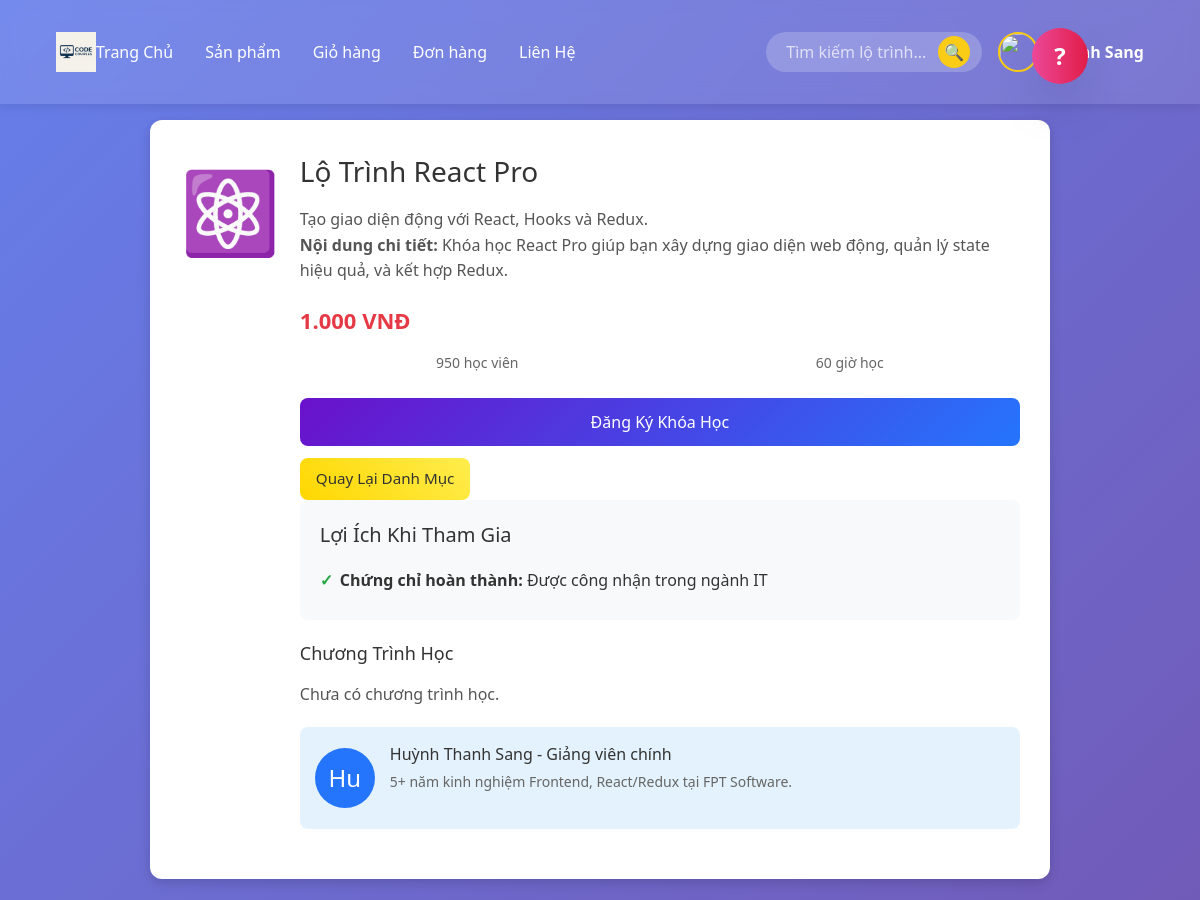
/course-detail.php?id=2 (signed in, upper part), run on an earlier commit of the app's database.
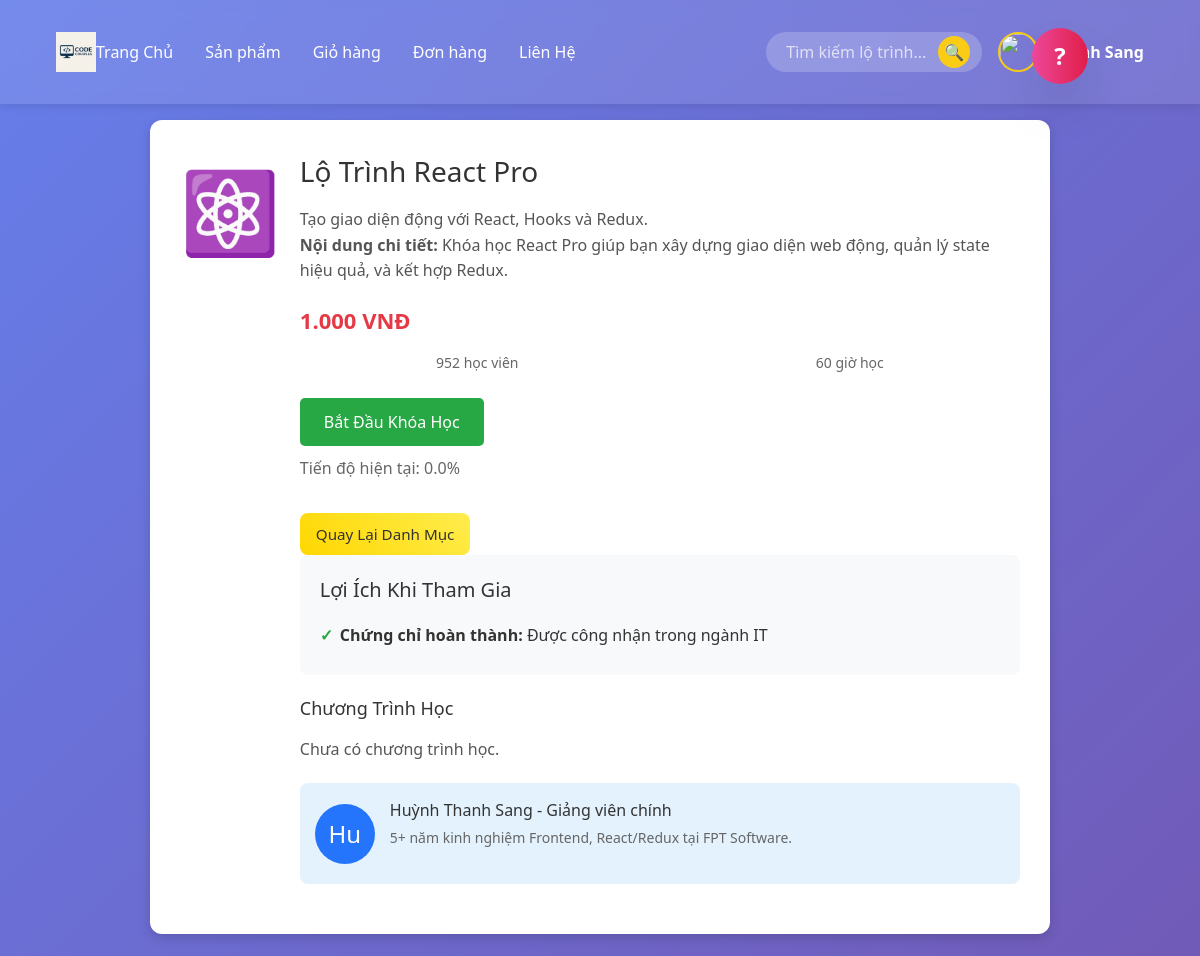
And on a later commit of the database.
### tables this page shows
CREATE TABLE `course_details` (
  `id` int(11) NOT NULL,
  `ma_khoa_hoc` int(11) NOT NULL,
  `mo_ta_day_du` text NOT NULL,
  `ten_giang_vien` varchar(255) NOT NULL,
  `gioi_thieu_giang_vien` text NOT NULL,
  `loi_ich` text NOT NULL,
  `ngay_tao` timestamp NOT NULL DEFAULT current_timestamp(),
  `ngay_cap_nhat` timestamp NOT NULL DEFAULT current_timestamp() ON UPDATE current_timestamp()
);

CREATE TABLE `courses` (
  `id` int(11) NOT NULL,
  `ten_khoa_hoc` varchar(255) NOT NULL,
  `mo_ta` text DEFAULT NULL,
  `gia` decimal(10,2) NOT NULL,
  `so_hoc_vien` int(11) DEFAULT 0,
  `so_gio_hoc` int(11) DEFAULT 0,
  `danh_muc` varchar(100) DEFAULT NULL,
  `bieu_tuong` varchar(10) DEFAULT NULL,
  `anh_dai_dien` varchar(255) DEFAULT NULL,
  `ngay_tao` datetime DEFAULT current_timestamp(),
  `ngay_cap_nhat` datetime DEFAULT current_timestamp() ON UPDATE current_timestamp(),
  `danh_muc_id` int(11) DEFAULT NULL
);

### models/CourseDetail.php (called while the page is built, shortened)
<?php
class ChiTietKhoaHoc {
    private $conn;
    private $table = 'course_details';
    public function __construct($db) {
        $this->conn = $db;
    }
    public function kiemTraDangKy($ma_khoa_hoc, $ma_nguoi_dung) {
        $sql = "SELECT trang_thai, tien_do FROM enrollments
                WHERE ma_khoa_hoc = ? AND ma_nguoi_dung = ?
                AND trang_thai IN ('dang_hoc', 'hoan_thanh')
                LIMIT 1";
        $stmt = $this->conn->prepare($sql);
        $stmt->bind_param("ii", $ma_khoa_hoc, $ma_nguoi_dung);
        $stmt->execute();
        $result = $stmt->get_result()->fetch_assoc();
        if ($result) {
            return [
                'da_dang_ky' => true,
                'tien_do' => $result['tien_do']
            ];
        }
        return ['da_dang_ky' => false, 'tien_do' => 0.00];
    }
  public function tinhTienDo($ma_khoa_hoc, $ma_nguoi_dung) {
    $sqlLessons = "SELECT cl.id
                   FROM course_modules cm
                   JOIN course_lessons cl ON cm.id = cl.ma_module
                   WHERE cm.course_id = ? AND cl.loai_bai_hoc = 'kiem_tra'";
    $stmt = $this->conn->prepare($sqlLessons);
    $stmt->bind_param("i", $ma_khoa_hoc);
    $stmt->execute();
    $res = $stmt->get_result();
    $quizLessonIds = [];
    if (empty($quizLessonIds)) return 0.0;
    $in = implode(',', $quizLessonIds);
    $sqlDone = "SELECT COUNT(DISTINCT ma_lesson) AS done_count
                FROM user_quiz_answers
                WHERE ma_nguoi_dung = ? AND ma_lesson IN ($in)";
    $stmt = $this->conn->prepare($sqlDone);
    $stmt->bind_param("i", $ma_nguoi_dung);
    $stmt->execute();
    $res = $stmt->get_result()->fetch_assoc();
    $doneCount = intval($res['done_count'] ?? 0);
    $totalQuiz = count($quizLessonIds);
    $progress = ($doneCount / $totalQuiz) * 100;
    return $progress;
}
    public function layMotKhoaHoc($ma_khoa_hoc, $ma_nguoi_dung = null) {
        $sql = 'SELECT
            cd.id,
            cd.ma_khoa_hoc,
            cd.mo_ta_day_du,
            cd.ten_giang_vien,
            cd.gioi_thieu_giang_vien,
            cd.loi_ich,
            cd.ngay_tao,
            cd.ngay_cap_nhat,
            c.ten_khoa_hoc,
            c.gia,
            c.mo_ta AS mo_ta_ngan,
            c.bieu_tuong,
            c.so_hoc_vien,
            c.so_gio_hoc
        FROM ' . $this->table . ' cd
        LEFT JOIN courses c ON cd.ma_khoa_hoc = c.id
        WHERE cd.ma_khoa_hoc = ?
        LIMIT 1';
        $stmt = $this->conn->prepare($sql);
        $stmt->bind_param("i", $ma_khoa_hoc);
        $stmt->execute();
        $result = $stmt->get_result();
        $data = $result->fetch_assoc();
        $module_sql = "SELECT id, module_name, duration, content, sort_order
                       FROM course_modules
                       WHERE course_id = ?
                       ORDER BY sort_order ASC";
        $stmt2 = $this->conn->prepare($module_sql);
        $stmt2->bind_param("i", $ma_khoa_hoc);
        $stmt2->execute();
        $modules = $stmt2->get_result()->fetch_all(MYSQLI_ASSOC);
        $data['modules'] = $modules;
        if ($ma_nguoi_dung) {
            $enrollInfo = $this->kiemTraDangKy($ma_khoa_hoc, $ma_nguoi_dung);
            $data['da_dang_ky'] = $enrollInfo['da_dang_ky'];
            $data['tien_do'] = $this->tinhTienDo($ma_khoa_hoc, $ma_nguoi_dung);
        }
        return $data;
    }
}
?>

### course-detail.php (the view, shortened to what the changed rows need)
<?php
require_once __DIR__ . '/db.php';
require_once __DIR__ . '/models/CourseDetail.php';
$db = (new Database())->connect();
$courseId = isset($_GET['id']) ? intval($_GET['id']) : 0;
$ma_nguoi_dung = $_SESSION['id'];
$chiTietKhoaHoc = new ChiTietKhoaHoc($db);
$courseDetail = $chiTietKhoaHoc->layMotKhoaHoc($courseId, $ma_nguoi_dung);
?>
<!DOCTYPE html>
<html lang="vi">
<head>
    <?php include __DIR__ . '/layout/head.php'; ?>
    <link rel="stylesheet" href="course-detail.css">
</head>
<body>
    <section class="courses-section">
        <div class="product-detail">
            <?php if ($courseDetail): ?>
                <div class="course-detail-box">
                    <div class="course-icon-big"><?php echo htmlspecialchars($courseDetail['bieu_tuong']); ?></div>
                    <div class="course-info">
                        <h1><?php echo htmlspecialchars($courseDetail['ten_khoa_hoc']); ?></h1>
                        <p>
                            <?php echo htmlspecialchars($courseDetail['mo_ta_ngan']); ?><br>
                            <strong>Nội dung chi tiết:</strong>
                            <?php echo htmlspecialchars($courseDetail['mo_ta_day_du']); ?>
                        </p>
                        <div class="price"><?php echo htmlspecialchars(number_format($courseDetail['gia'], 0, ',', '.')); ?> VNĐ</div>
                        <div class="stats">
                            <span><?php echo htmlspecialchars($courseDetail['so_hoc_vien']); ?> học viên</span>
                            <span><?php echo htmlspecialchars($courseDetail['so_gio_hoc']); ?> giờ học</span>
                        </div>
                        <?php if (isset($courseDetail['da_dang_ky']) && $courseDetail['da_dang_ky']): ?>
                            <a href="learn.php?course_id=<?php echo intval($courseId); ?>" class="start-btn">Bắt Đầu Khóa Học</a>
                            <?php if (isset($courseDetail['tien_do'])): ?>
                                <p style="margin-top: 10px; color: #666;">Tiến độ hiện tại: <?php echo number_format($courseDetail['tien_do'], 1); ?>%</p>
                            <?php endif; ?>
                        <?php else: ?>
                            <button class="enroll-btn" onclick="enrollCourse(<?php echo $courseDetail['id']; ?>)">
                                Đăng Ký Khóa Học
                            </button>
                        <?php endif; ?>
                        <a href="category.php" class="cta-button">Quay Lại Danh Mục</a>
                        <div class="course-overview">
                            <h3>Lợi Ích Khi Tham Gia</h3>
                            <?php
                            $loiIch = json_decode($courseDetail['loi_ich'], true);
                            if ($loiIch && is_array($loiIch)):
                            ?>
                            <ul>
                                <?php foreach ($loiIch as $loi_ich): ?>
                                    <li>
                                        <strong><?php echo htmlspecialchars($loi_ich['title'] ?? ''); ?>:</strong>
                                        <?php echo htmlspecialchars($loi_ich['description'] ?? ''); ?>
                                    </li>
                                <?php endforeach; ?>
                            </ul>
                            <?php endif; ?>
                        </div>
                       <div class="curriculum-section">
                        <h3>Chương Trình Học</h3>
                        <?php if (!empty($courseDetail['modules'])): ?>
                            <div class="curriculum-list">
                                <?php foreach ($courseDetail['modules'] as $module): ?>
                                    <div class="curriculum-item">
                                        <div class="curriculum-item-header">
                                            <span>
                                                <?php echo htmlspecialchars($module['module_name']); ?>
                                                (<?php echo htmlspecialchars($module['duration']); ?>)
                                            </span>
                                            <span class="toggle-icon">▼</span>
                                        </div>
                                        <div class="curriculum-item-content">
                                            <p><?php echo htmlspecialchars($module['content']); ?></p>
                                            <?php if (!empty($module['lessons'])): ?>
                                            <ul class="lessons-list">
                                                <?php foreach ($module['lessons'] as $lesson): ?>
                                                    <li class="lesson-item">
                                                        <span><?php echo htmlspecialchars($lesson['ten_bai_hoc']); ?></span>
                                                        <span class="lesson-duration"><?php echo htmlspecialchars($lesson['thoi_luong']); ?></span>
                                                    </li>
                                                <?php endforeach; ?>
                                            </ul>
                                            <?php endif; ?>
                                        </div>
                                    </div>
                                <?php endforeach; ?>
                            </div>
                        <?php else: ?>
                            <p>Chưa có chương trình học.</p>
                        <?php endif; ?>
                    </div>
                        <div class="instructor-section">
                            <div class="instructor-avatar">
                                <?php
                                $kyTuDau = mb_substr($courseDetail['ten_giang_vien'], 0, 2, 'UTF-8');
                                echo htmlspecialchars($kyTuDau);
                                ?>
                            </div>
                            <div class="instructor-info">
                                <h4><?php echo htmlspecialchars($courseDetail['ten_giang_vien']); ?> - Giảng viên chính</h4>
                                <p><?php echo htmlspecialchars($courseDetail['gioi_thieu_giang_vien']); ?></p>
                            </div>
                        </div>
                    </div>
                </div>
            <?php else: ?>
                <h1 style="text-align: center; color: #666;">Không tìm thấy khóa học!</h1>
            <?php endif; ?>
        </div>
    </section>
</body>
</html>
<?php include __DIR__ . '/search-results.php'; ?>

What changed in the data, as far as the page shows it:
changed through a linked row, course_details "Hu": ma_khoa_hoc.so_hoc_vien "950" → "952"
Also different on the page:
$courseDetail['tien_do']: (not shown) → "0.0"
text no longer shown: "Đăng Ký Khóa Học"
text now shown: "Bắt Đầu Khóa Học Tiến độ hiện tại: %"
